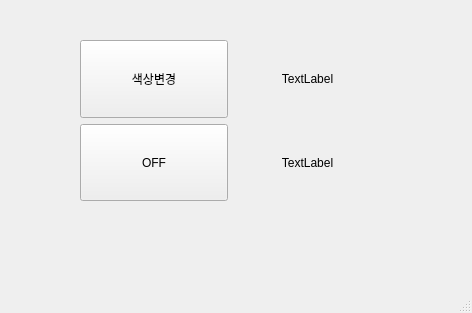
<?xml version="1.0" encoding="UTF-8"?>
<ui version="4.0">
 <class>MainWindow</class>
 <widget class="QMainWindow" name="MainWindow">
  <property name="geometry">
   <rect>
    <x>0</x>
    <y>0</y>
    <width>472</width>
    <height>313</height>
   </rect>
  </property>
  <property name="windowTitle">
   <string>MainWindow</string>
  </property>
  <widget class="QWidget" name="centralwidget">
   <widget class="QWidget" name="">
    <property name="geometry">
     <rect>
      <x>80</x>
      <y>40</y>
      <width>301</width>
      <height>161</height>
     </rect>
    </property>
    <layout class="QHBoxLayout" name="horizontalLayout">
     <item>
      <layout class="QVBoxLayout" name="verticalLayout">
       <item>
        <widget class="QPushButton" name="btnPush">
         <property name="enabled">
          <bool>true</bool>
         </property>
         <property name="sizePolicy">
          <sizepolicy hsizetype="Minimum" vsizetype="Preferred">
           <horstretch>0</horstretch>
           <verstretch>0</verstretch>
          </sizepolicy>
         </property>
         <property name="text">
          <string>색상변경</string>
         </property>
        </widget>
       </item>
       <item>
        <widget class="QPushButton" name="btnToggle">
         <property name="sizePolicy">
          <sizepolicy hsizetype="Minimum" vsizetype="Preferred">
           <horstretch>0</horstretch>
           <verstretch>0</verstretch>
          </sizepolicy>
         </property>
         <property name="text">
          <string>OFF</string>
         </property>
         <property name="checkable">
          <bool>true</bool>
         </property>
        </widget>
       </item>
      </layout>
     </item>
     <item>
      <layout class="QVBoxLayout" name="verticalLayout_2">
       <item>
        <widget class="QLabel" name="lblColor">
         <property name="text">
          <string>TextLabel</string>
         </property>
         <property name="alignment">
          <set>Qt::AlignmentFlag::AlignCenter</set>
         </property>
        </widget>
       </item>
       <item>
        <widget class="QLabel" name="lblState">
         <property name="text">
          <string>TextLabel</string>
         </property>
         <property name="alignment">
          <set>Qt::AlignmentFlag::AlignCenter</set>
         </property>
        </widget>
       </item>
      </layout>
     </item>
    </layout>
   </widget>
  </widget>
  <widget class="QMenuBar" name="menubar">
   <property name="geometry">
    <rect>
     <x>0</x>
     <y>0</y>
     <width>472</width>
     <height>33</height>
    </rect>
   </property>
  </widget>
  <widget class="QStatusBar" name="statusbar"/>
 </widget>
 <resources/>
 <connections>
  <connection>
   <sender>btnPush</sender>
   <signal>clicked()</signal>
   <receiver>btnPush</receiver>
   <slot>click()</slot>
   <hints>
    <hint type="sourcelabel">
     <x>147</x>
     <y>110</y>
    </hint>
    <hint type="destinationlabel">
     <x>147</x>
     <y>110</y>
    </hint>
   </hints>
  </connection>
  <connection>
   <sender>btnToggle</sender>
   <signal>clicked()</signal>
   <receiver>btnToggle</receiver>
   <slot>toggle()</slot>
   <hints>
    <hint type="sourcelabel">
     <x>157</x>
     <y>217</y>
    </hint>
    <hint type="destinationlabel">
     <x>157</x>
     <y>217</y>
    </hint>
   </hints>
  </connection>
 </connections>
</ui>
